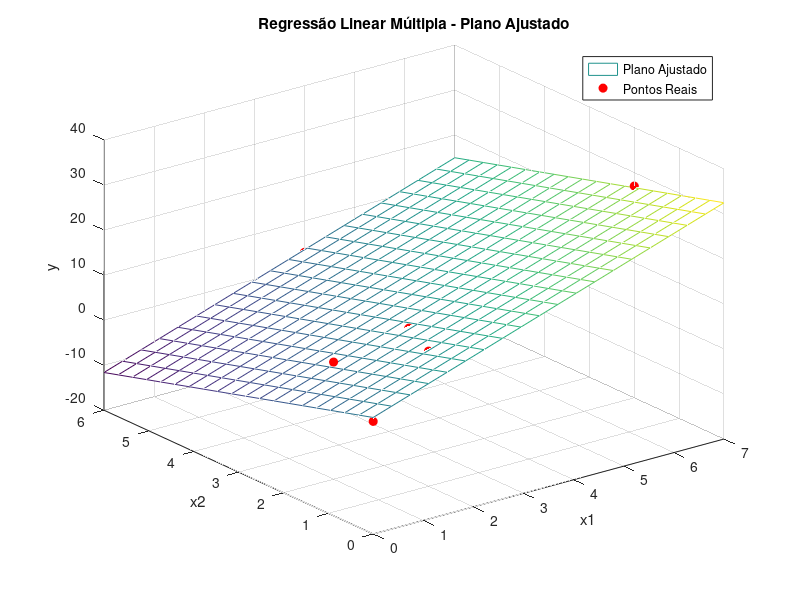

MATLAB code for this plot:
clc;
clear;

% Dados da tabela
x1 = [0; 2; 2.5; 1; 4; 7];
x2 = [0; 1; 2; 2; 6; 2];
y  = [5; 10; 9; 6; 3; 27];
n = length(y);

% Montagem da matriz X com a coluna de 1s (intercepto)
X = [ones(n, 1), x1, x2];

% 1. MATRIZ DE SOMATÓRIOS (XᵗX) E VETOR Xᵗy
XtX = X' * X;
Xty = X' * y;

% Impressão da matriz de somatórios e vetor soma de produtos
printf("=== Etapa 1: Matriz de Somatórios (Xᵗ * X) ===\n");
disp(XtX);
printf("=== Etapa 1: Vetor Soma de Produtos (Xᵗ * y) ===\n");
disp(Xty);

% 2. SOLUÇÃO DO SISTEMA LINEAR: XtX * beta = Xty
beta = XtX \ Xty;

% Impressão dos coeficientes
printf("\n=== Etapa 2: Coeficientes da Regressão ===\n");
printf("beta0 (intercepto) = %.4f\n", beta(1));
printf("beta1 (x1)         = %.4f\n", beta(2));
printf("beta2 (x2)         = %.4f\n", beta(3));

% 3. AVALIAÇÃO E R²
y_pred = X * beta;
ss_res = sum((y - y_pred).^2);
ss_tot = sum((y - mean(y)).^2);
r2 = 1 - ss_res / ss_tot;
printf("Coeficiente de Determinação (R²) = %.4f\n", r2);

% 4. GRÁFICO 3D: Plano ajustado e pontos reais
[X1_grid, X2_grid] = meshgrid(linspace(min(x1), max(x1), 20), linspace(min(x2), max(x2), 20));
Y_grid = beta(1) + beta(2)*X1_grid + beta(3)*X2_grid;

figure;
mesh(X1_grid, X2_grid, Y_grid);
hold on;
plot3(x1, x2, y, 'ro', 'MarkerFaceColor', 'r');
xlabel('x1');
ylabel('x2');
zlabel('y');
title('Regressão Linear Múltipla - Plano Ajustado');
legend('Plano Ajustado', 'Pontos Reais');
grid on;

